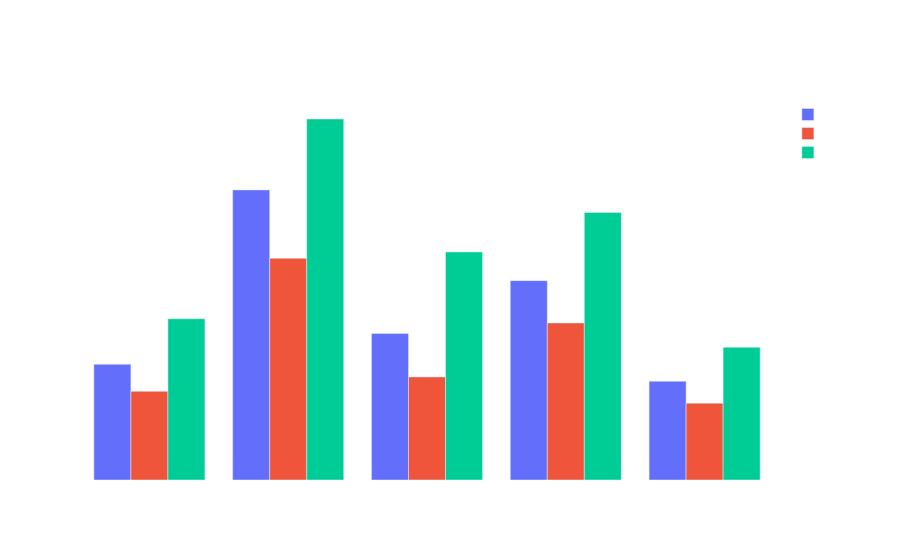

Write notebook code for a chart like this one.
### Code cell
layout = dict(
    xaxis=dict(showgrid=False),
    yaxis=dict(showgrid=False),
    paper_bgcolor="rgba(0,0,0,0)",
    plot_bgcolor="rgba(0,0,0,0)",
    title_x=0.5,
    font=dict(color="white"),
)

title = "Count of customers per location and period of day"
fig = go.Figure()

locations = week_overview_per_section_per_period.to_location.unique().tolist()
day_periods = ["morning", "afternoon", "evening"]

for period in day_periods:
    fig.add_trace(
        go.Bar(
            x=locations,
            y=week_overview_per_section_per_period.query(
                f" day_period == '{period}' "
            ).customers.values,
            name=period,
        )
    )

# Here we modify the tickangle of the xaxis, resulting in rotated labels.
fig.update_layout(
    **layout, barmode="group", xaxis_tickangle=-45, title_text=title
)
fig.show()

### Figure 1 — Plotly figure (JSON) as saved in the notebook; plotly's stock layout.template omitted (floating-point values rounded to 4 significant figures)
{"data": [{"name": "morning", "type": "bar", "x": ["checkout", "dairy", "drinks", "fruit", "spices"], "y": [2355, 5908, 2983, 4060, 2011]}, {"name": "afternoon", "type": "bar", "x": ["checkout", "dairy", "drinks", "fruit", "spices"], "y": [1806, 4514, 2099, 3198, 1565]}, {"name": "evening", "type": "bar", "x": ["checkout", "dairy", "drinks", "fruit", "spices"], "y": [3284, 7352, 4644, 5450, 2702]}], "layout": {"barmode": "group", "font": {"color": "white"}, "paper_bgcolor": "rgba(0,0,0,0)", "plot_bgcolor": "rgba(0,0,0,0)", "title": {"text": "Count of customers per location and period of day", "x": 0.5}, "xaxis": {"showgrid": false, "tickangle": -45}, "yaxis": {"showgrid": false}}}
